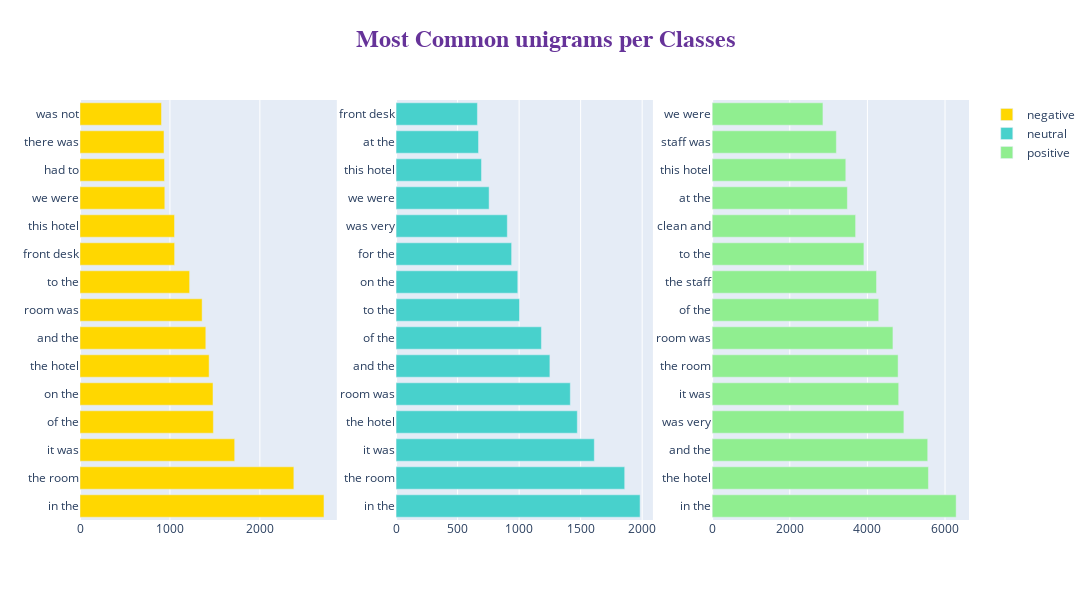

This figure's notebook cell:
### Code cell
# unigram
fig = make_subplots(rows=1, cols=3)

title_ = ["negative", "neutral", "positive"]

for i in range(3):
    texts = df[df["label"] == i]['tokenized_review']

    new = texts.str.split()
    new = new.values.tolist()
    corpus = [word for i in new for word in i]
    top_n_bigrams = _get_top_ngram(texts, 2)[:15]
    x, y = map(list, zip(*top_n_bigrams))


    fig.add_trace(go.Bar(
                x=y,
                y=x,
                orientation='h', type="bar",
        name=title_[i], marker=dict(color=colors[i])), 1, i+1)
    

fig.update_layout(
    autosize=False,
    width=2000,
    height=600,title=dict(
        text='<b>Most Common unigrams per Classes</b>',
        x=0.5,
        y=0.95,
        font=dict(
        family="Courier New, monospace",
        size=24,
        color="RebeccaPurple"
        )
    ))      
fig.show()

### Figure 1 — Plotly figure (JSON) as saved in the notebook; plotly's stock layout.template omitted (floating-point values rounded to 4 significant figures)
{"data": [{"marker": {"color": "gold"}, "name": "negative", "orientation": "h", "type": "bar", "x": [2713, 2378, 1720, 1483, 1479, 1436, 1399, 1358, 1219, 1052, 1051, 943, 940, 934, 906], "xaxis": "x", "y": ["in the", "the room", "it was", "of the", "on the", "the hotel", "and the", "room was", "to the", "front desk", "this hotel", "we were", "had to", "there was", "was not"], "yaxis": "y"}, {"marker": {"color": "mediumturquoise"}, "name": "neutral", "orientation": "h", "type": "bar", "x": [1983, 1858, 1611, 1473, 1416, 1250, 1181, 1003, 989, 939, 904, 756, 694, 670, 661], "xaxis": "x2", "y": ["in the", "the room", "it was", "the hotel", "room was", "and the", "of the", "to the", "on the", "for the", "was very", "we were", "this hotel", "at the", "front desk"], "yaxis": "y2"}, {"marker": {"color": "lightgreen"}, "name": "positive", "orientation": "h", "type": "bar", "x": [6287, 5573, 5554, 4940, 4806, 4791, 4658, 4292, 4235, 3910, 3696, 3484, 3443, 3200, 2854], "xaxis": "x3", "y": ["in the", "the hotel", "and the", "was very", "it was", "the room", "room was", "of the", "the staff", "to the", "clean and", "at the", "this hotel", "staff was", "we were"], "yaxis": "y3"}], "layout": {"autosize": false, "height": 600, "title": {"font": {"color": "RebeccaPurple", "family": "Courier New, monospace", "size": 24}, "text": "<b>Most Common unigrams per Classes</b>", "x": 0.5, "y": 0.95}, "width": 2000, "xaxis": {"anchor": "y", "domain": [0, 0.2889]}, "xaxis2": {"anchor": "y2", "domain": [0.3556, 0.6444]}, "xaxis3": {"anchor": "y3", "domain": [0.7111, 1]}, "yaxis": {"anchor": "x", "domain": [0, 1]}, "yaxis2": {"anchor": "x2", "domain": [0, 1]}, "yaxis3": {"anchor": "x3", "domain": [0, 1]}}}
